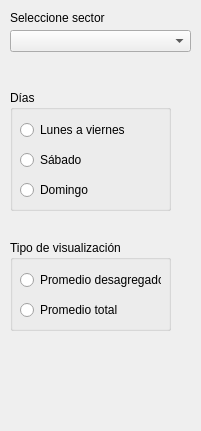
<?xml version="1.0" encoding="UTF-8"?>
<ui version="4.0">
 <class>SectorSubCatsAnalysis</class>
 <widget class="QWidget" name="SectorSubCatsAnalysis">
  <property name="geometry">
   <rect>
    <x>0</x>
    <y>0</y>
    <width>201</width>
    <height>431</height>
   </rect>
  </property>
  <property name="windowTitle">
   <string>Form</string>
  </property>
  <widget class="QLabel" name="label">
   <property name="geometry">
    <rect>
     <x>10</x>
     <y>10</y>
     <width>181</width>
     <height>16</height>
    </rect>
   </property>
   <property name="text">
    <string>Seleccione sector</string>
   </property>
  </widget>
  <widget class="QComboBox" name="comboBoxSelectSector">
   <property name="geometry">
    <rect>
     <x>10</x>
     <y>30</y>
     <width>181</width>
     <height>22</height>
    </rect>
   </property>
  </widget>
  <widget class="QGroupBox" name="groupBoxDays">
   <property name="geometry">
    <rect>
     <x>10</x>
     <y>90</y>
     <width>161</width>
     <height>121</height>
    </rect>
   </property>
   <property name="title">
    <string>Días</string>
   </property>
   <widget class="QRadioButton" name="radioButtonWorkDay">
    <property name="geometry">
     <rect>
      <x>10</x>
      <y>30</y>
      <width>141</width>
      <height>20</height>
     </rect>
    </property>
    <property name="text">
     <string>Lunes a viernes</string>
    </property>
   </widget>
   <widget class="QRadioButton" name="radioButtonSaturday">
    <property name="geometry">
     <rect>
      <x>10</x>
      <y>60</y>
      <width>141</width>
      <height>20</height>
     </rect>
    </property>
    <property name="text">
     <string>Sábado</string>
    </property>
   </widget>
   <widget class="QRadioButton" name="radioButtonSunday">
    <property name="geometry">
     <rect>
      <x>10</x>
      <y>90</y>
      <width>141</width>
      <height>20</height>
     </rect>
    </property>
    <property name="text">
     <string>Domingo</string>
    </property>
   </widget>
  </widget>
  <widget class="QGroupBox" name="groupBoxVisType">
   <property name="geometry">
    <rect>
     <x>10</x>
     <y>240</y>
     <width>161</width>
     <height>91</height>
    </rect>
   </property>
   <property name="title">
    <string>Tipo de visualización</string>
   </property>
   <widget class="QRadioButton" name="radioButtonAverageDisag">
    <property name="geometry">
     <rect>
      <x>10</x>
      <y>30</y>
      <width>141</width>
      <height>20</height>
     </rect>
    </property>
    <property name="text">
     <string>Promedio desagregado</string>
    </property>
   </widget>
   <widget class="QRadioButton" name="radioButtonAverageTotal">
    <property name="geometry">
     <rect>
      <x>10</x>
      <y>60</y>
      <width>141</width>
      <height>20</height>
     </rect>
    </property>
    <property name="text">
     <string>Promedio total</string>
    </property>
   </widget>
  </widget>
 </widget>
 <resources/>
 <connections/>
</ui>
